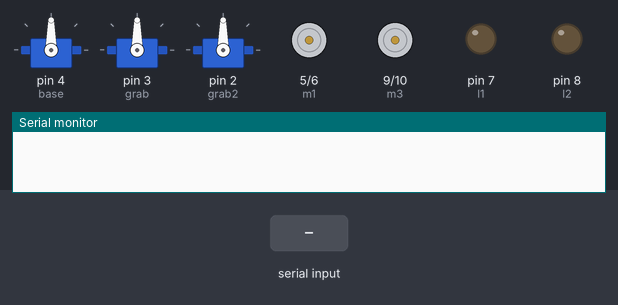
The sketch below on a simulated Arduino Uno, built with avr-gcc and run on an emulated ATmega328P. On the bench: 3 × servo, motor-driver pin pairs drawn as motors (green arrow = first pin HIGH = forward, orange = second pin HIGH = backward, longer = more drive), output pins drawn as LEDs (lit = HIGH), the last lines printed to the serial monitor. Inputs (shaded band) come from the test bench.

Above: at 1.4 s.
1.5 s: "1" received over Serial
At 2.6 s:
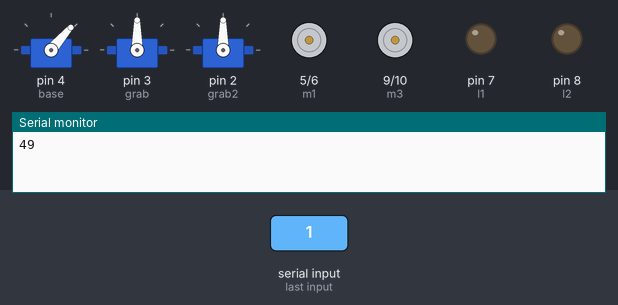
3.0 s: byte 1 (1) received over Serial
At 3.8 s:
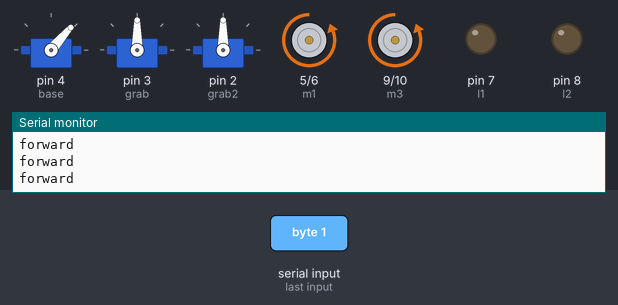
4.6 s: byte 2 (2) received over Serial
At 5.1 s:
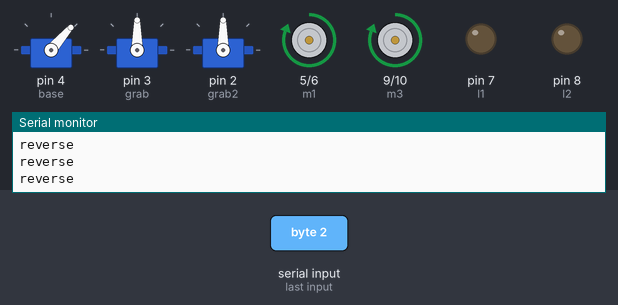
6.2 s: byte 4 (4) received over Serial
At 7.5 s:
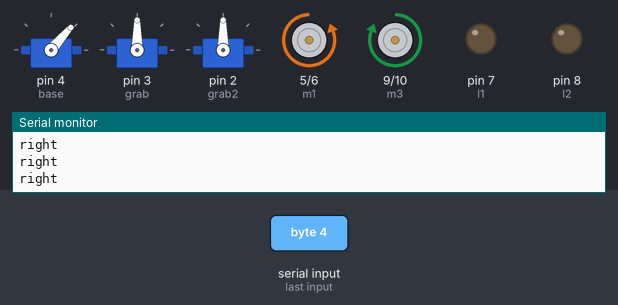
7.8 s: byte 3 (3) received over Serial
At 8.9 s:
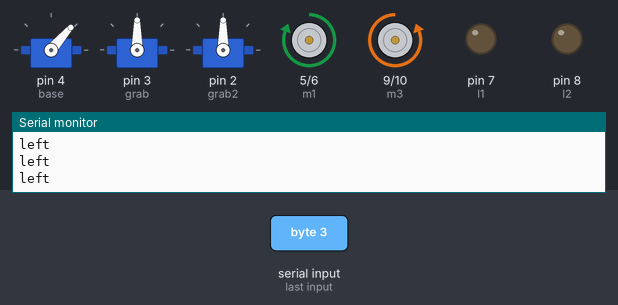
9.4 s: byte 6 (6) received over Serial
At 10.8 s:
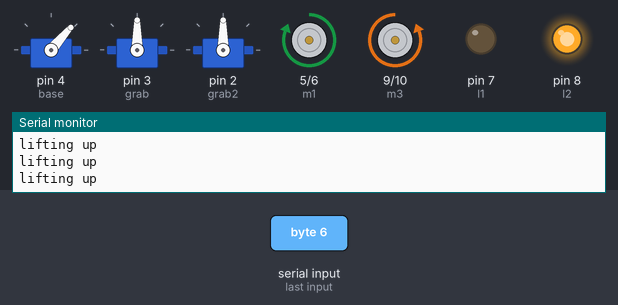
Timing chart, 0 to 11.9 s (numbered marks = the images above; inputs shaded):
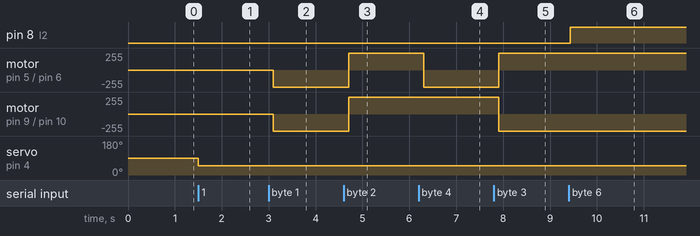

The sketch:

bot__code.ino
```cpp
// base values 10-160  thumb = 90
// grab values 165-255 thumb = 160
// pins 5,6  motor1
// pins 9,10 motor2
// pins 7,8  lift
// pins 2,3  grab
// pins 4    base

#include <Servo.h>

Servo base;
Servo grab;
Servo grab2;
int m1=5,m2=6,m3=9,m4=10,l1=7,l2=8;
long unsigned int x=0;
unsigned long int b=0,g=0;

void setup() {

  Serial.begin(9600);
  delay(50);
  pinMode(m1,OUTPUT);
  pinMode(m2,OUTPUT);
  pinMode(m3,OUTPUT);
  pinMode(m4,OUTPUT);
  pinMode(l1,OUTPUT);
  pinMode(l2,OUTPUT);
  base.attach(4);
  grab.attach(3);
  grab2.attach(2);
  delay(200);
}
void loop() {
  while (Serial.available()>0)
  { x = Serial.read();
    Serial.println(x);
  }
  if(x==1)
 {
  Serial.println("forward");
  moveforward();
 }
 if(x==2)
 {
  Serial.println("reverse");
  movereverse();
 }
 if(x==4)
 {
  Serial.println("right");
  moveright();
 }
 if(x==3)
 {
  Serial.println("left");
  moveleft();
 }
 if(x==5)
 {
  Serial.println("stop");
  movestop();
 }
 if(x==6)
 {
  Serial.println("lifting up");
  lift();
 }
 if(x==7)
 {
  Serial.println("stopping lift");
  stoplift();
 }
 if(x==8)
 {
  liftdown();
  Serial.println("lifting down");
 }
 while(x >= 10 && x <= 160)
 {
   base.write(x);
   break;
 }
 while(x >= 165 && x <= 255)
 {
   g = map(x,165,255,90,180);
   grab.write(g);
   int q = 0;
   q = 180-g;
   grab2.write(q);
   break;
 }

}
//================================stop================================
void movestop()
{ digitalWrite(m1,LOW);
  digitalWrite(m2,LOW);
  digitalWrite(m3,LOW);
  digitalWrite(m4,LOW);
}
//==============================forward=====================
void moveforward()
{
  delay(100);
  digitalWrite(m1,LOW);
  digitalWrite(m2,HIGH);
  digitalWrite(m3,LOW);
  digitalWrite(m4,HIGH);

}
//===============================reverse=====================
  void movereverse()
{
  delay(100);
  digitalWrite(m2,LOW);
  digitalWrite(m1,HIGH);
  digitalWrite(m4,LOW);
  digitalWrite(m3,HIGH);

}
//==================================right===============
void moveright()
{
  delay(100);
  digitalWrite(m1,LOW);
  digitalWrite(m2,HIGH);
  digitalWrite(m4,LOW);
  digitalWrite(m3,HIGH);
}
//===================================left===============
void moveleft()
{
  delay(100);
  digitalWrite(m2,LOW);
  digitalWrite(m1,HIGH);
  digitalWrite(m3,LOW);
  digitalWrite(m4,HIGH);

}
//=====================================liftstop=============
void stoplift()
{
 delay(20);
 digitalWrite(l1,LOW);
 digitalWrite(l2,LOW);
}
//=====================================lift====================
void lift()
{
  delay(20);
  digitalWrite(l1,LOW);
  digitalWrite(l2,HIGH);
}
//=====================================liftdown================
void liftdown()
{
  delay(50);
  digitalWrite(l2,LOW);
  digitalWrite(l1,HIGH);
}


//===================================END======================
```

Measured:
- after the input at 1.5 s, servo on pin 4 (base): 90° → 49° at once
- after the input at 3.0 s, motor on pin 5 (m1) / pin 6 (m2), motor on pin 9 (m3) / pin 10 (m4): stopped → backward 255/255 after 0.10 s
- after the input at 4.6 s, motor on pin 5 (m1) / pin 6 (m2), motor on pin 9 (m3) / pin 10 (m4): backward 255/255 → forward 255/255 after 0.10 s
- after the input at 6.2 s, motor on pin 5 (m1) / pin 6 (m2): forward 255/255 → backward 255/255 after 0.11 s
- after the input at 7.8 s, motor on pin 5 (m1) / pin 6 (m2): backward 255/255 → forward 255/255 after 0.11 s; motor on pin 9 (m3) / pin 10 (m4): forward 255/255 → backward 255/255 after 0.11 s
- after the input at 9.4 s, pin 8 (l2): LOW → HIGH at once
